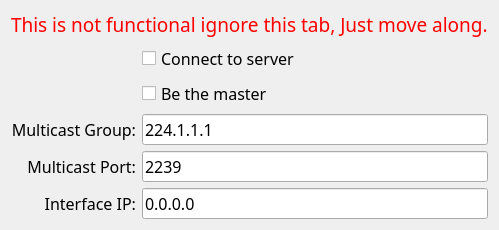
     <widget class="QWidget" name="group_tab">
      <property name="enabled">
       <bool>true</bool>
      </property>
      <property name="font">
       <font>
        <family>JetBrains Mono</family>
        
        <pointsize>12</pointsize>
        <strikeout>false</strikeout>
       </font>
      </property>
      <attribute name="title">
       <string>Group</string>
      </attribute>
      <layout class="QGridLayout" name="gridLayout_7">
       <item row="5" column="1">
        <widget class="QLineEdit" name="multicast_port">
         <property name="font">
          <font>
           <family>JetBrains Mono</family>
           
           <pointsize>12</pointsize>
           <strikeout>false</strikeout>
          </font>
         </property>
         <property name="inputMethodHints">
          <set>Qt::InputMethodHint::ImhDigitsOnly</set>
         </property>
         <property name="text">
          <string>2239</string>
         </property>
        </widget>
       </item>
       <item row="6" column="0">
        <widget class="QLabel" name="label_12">
         <property name="font">
          <font>
           <family>JetBrains Mono</family>
           
           <pointsize>12</pointsize>
           <strikeout>false</strikeout>
          </font>
         </property>
         <property name="text">
          <string>Interface IP:</string>
         </property>
         <property name="alignment">
          <set>Qt::AlignRight|Qt::AlignTrailing|Qt::AlignVCenter</set>
         </property>
        </widget>
       </item>
       <item row="0" column="0" colspan="2">
        <widget class="QLabel" name="label_35">
         <property name="font">
          <font>
           <family>JetBrains Mono</family>
           
           <pointsize>14</pointsize>
           <strikeout>false</strikeout>
          </font>
         </property>
         <property name="styleSheet">
          <string notr="true">color: red;</string>
         </property>
         <property name="text">
          <string>This is not functional ignore this tab, Just move along.</string>
         </property>
        </widget>
       </item>
       <item row="4" column="1">
        <widget class="QLineEdit" name="multicast_group">
         <property name="font">
          <font>
           <family>JetBrains Mono</family>
           
           <pointsize>12</pointsize>
           <strikeout>false</strikeout>
          </font>
         </property>
         <property name="text">
          <string>224.1.1.1</string>
         </property>
        </widget>
       </item>
       <item row="6" column="1">
        <widget class="QLineEdit" name="interface_ip">
         <property name="font">
          <font>
           <family>JetBrains Mono</family>
           
           <pointsize>12</pointsize>
           <strikeout>false</strikeout>
          </font>
         </property>
         <property name="text">
          <string>0.0.0.0</string>
         </property>
        </widget>
       </item>
       <item row="5" column="0">
        <widget class="QLabel" name="label_9">
         <property name="font">
          <font>
           <family>JetBrains Mono</family>
           
           <pointsize>12</pointsize>
           <strikeout>false</strikeout>
          </font>
         </property>
         <property name="text">
          <string>Multicast Port:</string>
         </property>
         <property name="alignment">
          <set>Qt::AlignRight|Qt::AlignTrailing|Qt::AlignVCenter</set>
         </property>
        </widget>
       </item>
       <item row="4" column="0">
        <widget class="QLabel" name="label_3">
         <property name="font">
          <font>
           <family>JetBrains Mono</family>
           
           <pointsize>12</pointsize>
           <strikeout>false</strikeout>
          </font>
         </property>
         <property name="text">
          <string>Multicast Group:</string>
         </property>
         <property name="alignment">
          <set>Qt::AlignRight|Qt::AlignTrailing|Qt::AlignVCenter</set>
         </property>
        </widget>
       </item>
       <item row="3" column="1">
        <widget class="QCheckBox" name="be_the_master">
         <property name="text">
          <string>Be the master</string>
         </property>
        </widget>
       </item>
       <item row="1" column="1">
        <widget class="QCheckBox" name="connect_to_server">
         <property name="enabled">
          <bool>true</bool>
         </property>
         <property name="font">
          <font>
           <family>JetBrains Mono</family>
           
           <pointsize>12</pointsize>
           <strikeout>false</strikeout>
          </font>
         </property>
         <property name="text">
          <string>Connect to server</string>
         </property>
        </widget>
       </item>
      </layout>
     </widget>
